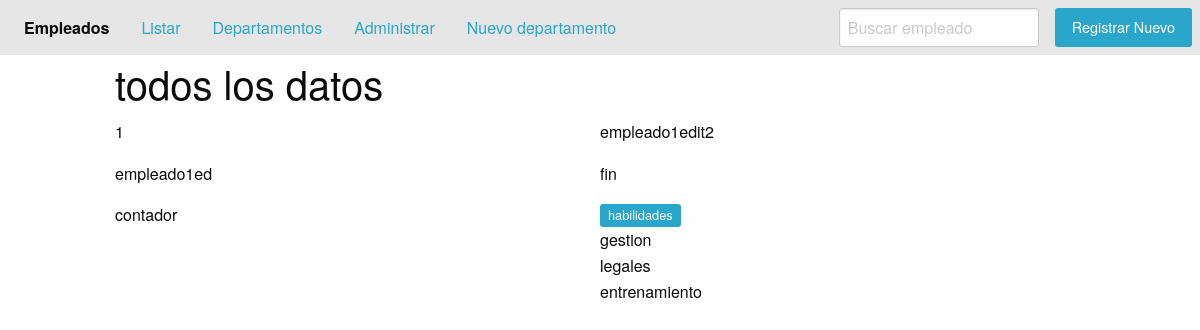
Screenshot of /veremp/1 with the database file from the repository.
### applications/persona/models.py (models this page shows, shortened)
class Empleado(models.Model):
    first_name = models.CharField('nombre', max_length=60)
    last_name = models.CharField('apellido',max_length=60)
    full_name= models.CharField('nombres completos',max_length=120,blank=True)
    job = models.CharField('trabajo',max_length=5,choices=tipo_job)
    depa=models.ForeignKey(Departamentos,on_delete=models.CASCADE)
    habilidades=models.ManyToManyField(Habilidades)
    class Meta:
        verbose_name='verb_empleado'
        verbose_name_plural='pl_empleados'
        ordering=['last_name']

class Habilidades(models.Model):
    habilidades=models.CharField('habilidad',max_length=50)
    class Meta:
        verbose_name='Habilidad'
        verbose_name_plural='Habilidades del empleado'

### applications/departamento/models.py (models this page shows, shortened)
class Departamentos(models.Model):
    name = models.CharField('nombre',max_length=50)
    shor_name=models.CharField('nombre corto',max_length=20)
    anulate=models.BooleanField('anulado',default=False)
    class Meta:
        verbose_name='verb_depart'
        verbose_name_plural='plural_depart'
        ordering=['-name']
        unique_together=('name','shor_name')

### applications/persona/views.py (the view)
# urls.py: path('veremp/<pk>',views.Detemp.as_view(),name='detalle'),
class Detemp(DetailView):
    model = Empleado
    template_name = 'persona/detailemp.html'
    def get_context_data(self, **kwargs):
        context=super(Detemp,self).get_context_data(**kwargs)
        context['titulo']='empleado del mes'
        return context

### templates/persona/detailemp.html (shortened to what this page needs)
{% extends 'base.html' %}
{% block body %}
    {% include 'includes/head.html' %}
    <div class="grid-container">
        <div class="grid-x">
            <h2 class="cell">todos los datos</h2>
            <div class="medium-6 cell">
                <p>{{ object.id }}</p>
            </div>
            <div class="medium-6 cell">
                <p>{{ object.first_name }}</p>
            </div>
            <div class="medium-6 cell">
                <p>{{ object.last_name }}</p>
            </div>
            <div class="medium-6 cell">
                <p>{{ object.depa.shor_name }}</p>
            </div>
            <div class="medium-6 cell">
                <p>{{ object.get_job_display }}</p>
            </div>
            <div class="medium-6 cell">
                <span class="label">habilidades</span>
                <ul class="vertical menu">
                    {% for h in object.habilidades.all %}
                        <li>{{ h.habilidades }}</li>
                    {% endfor %}
                </ul>
            </div>
        </div>
    </div>
{% endblock %}

### rows the page displays
Empleado: id "1", first_name "empleado1edit2", last_name "empleado1ed", depa.shor_name "fin", job "contador"
Habilidades: habilidades "gestion"
Habilidades: habilidades "legales"
Habilidades: habilidades "entrenamiento"
